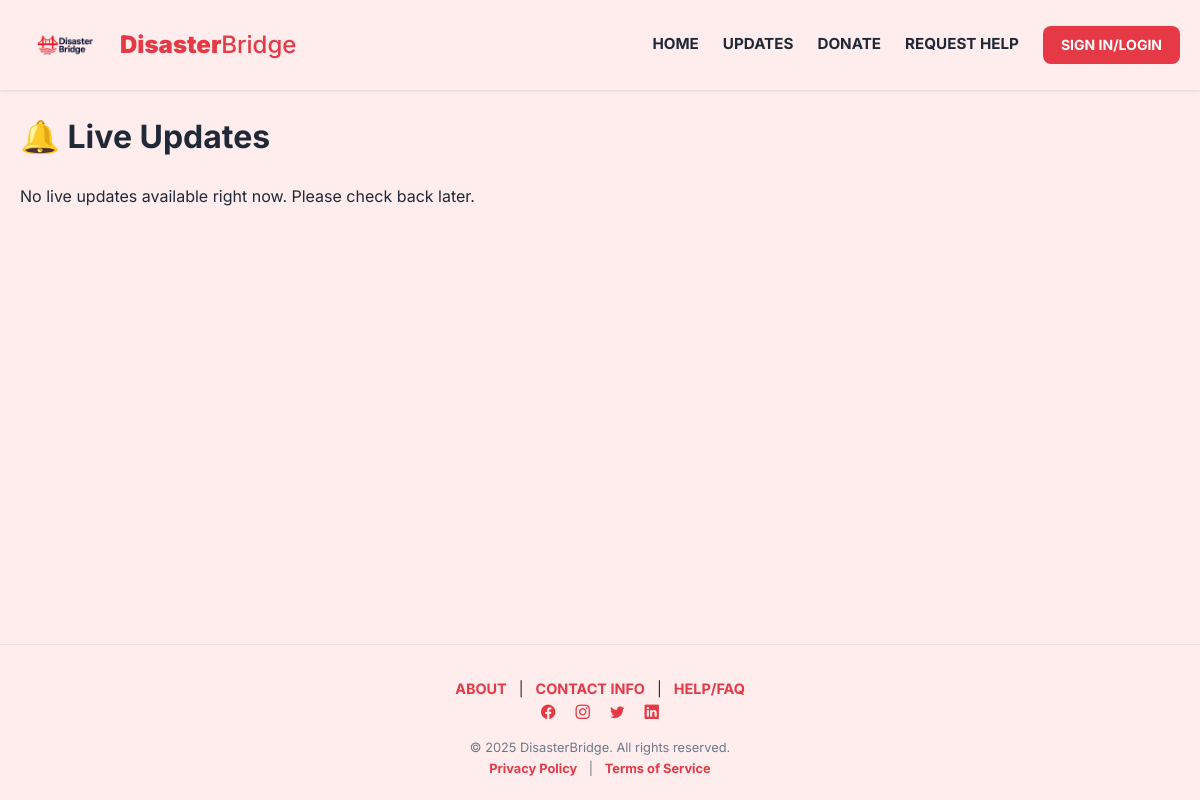
Page /updates/ on the earlier database version.
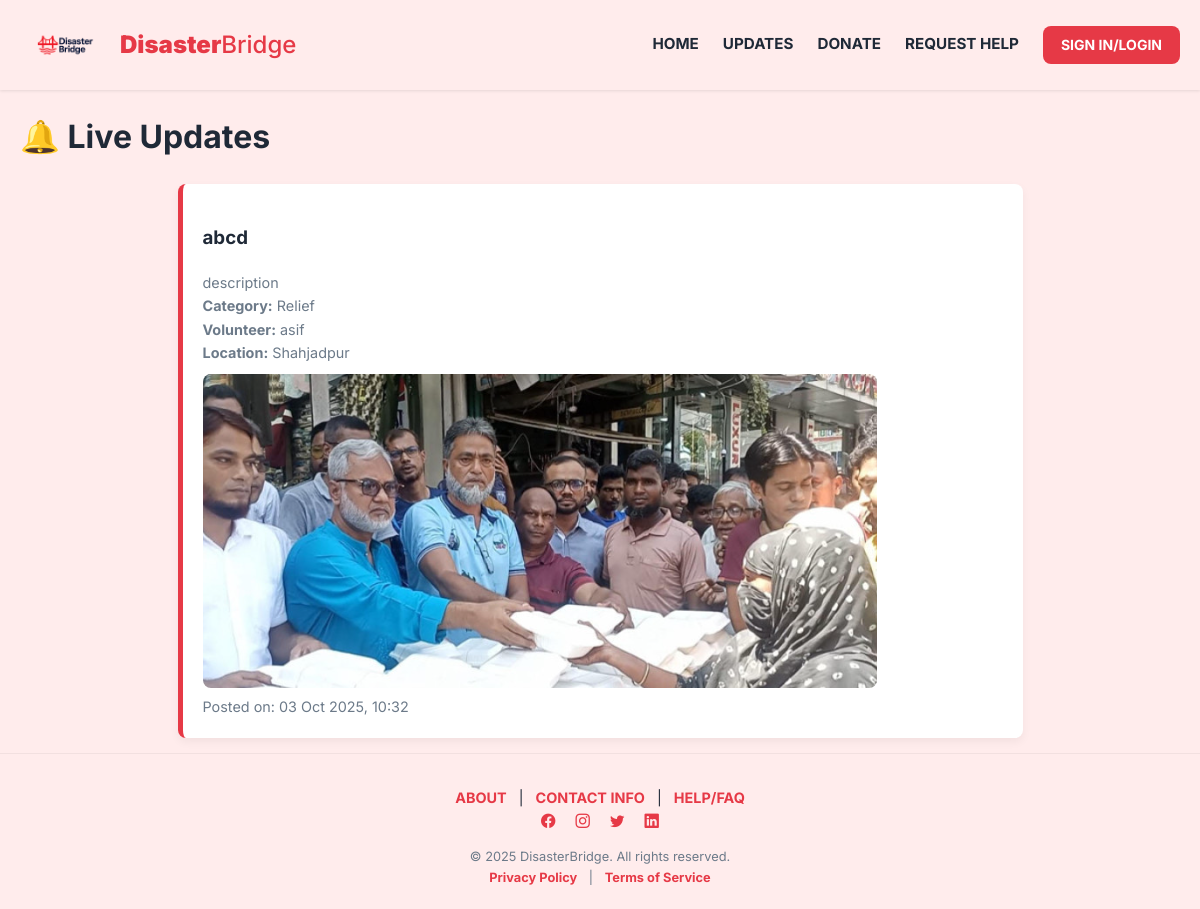
Same page on the later database version.
### core/models.py (models this page shows, shortened)
class LiveUpdate(models.Model):
    CATEGORY_CHOICES = [
        ("Relief", "Relief"),
        ("Medical", "Medical"),
        ("Shelter", "Shelter"),
        ("Other", "Other"),
    ]
    category = models.CharField(max_length=50, choices=CATEGORY_CHOICES)
    title = models.CharField(max_length=200)
    description = models.TextField()
    volunteer_name = models.CharField(max_length=100)
    location = models.CharField(max_length=100)
    image = models.ImageField(upload_to="updates/", blank=True, null=True)
    created_at = models.DateTimeField(auto_now_add=True)

### core/views.py (the view)
# urls.py: path("updates/", views.live_updates, name="live_updates"),
def live_updates(request):
    category = request.GET.get("category")
    location = request.GET.get("location")
    date = request.GET.get("date")
    updates = LiveUpdate.objects.all()
    if category and category != "All":
        updates = updates.filter(category=category)
    if location and location != "All":
        updates = updates.filter(location__icontains=location)
    if date:
        updates = updates.filter(created_at__date=date)
    return render(request, "core/live_updates.html", {"updates": updates})

### core/templates/core/live_updates.html (shortened to what this page needs)
{% extends 'core/base.html' %}
{% load static %}
{% block content %}
<div class="container-lg my-5">
    <h1 class="text-center mb-4">🔔 Live Updates</h1>
    {% if updates %}
        {% for update in updates %}
            <div class="update-card">
                <h3>{{ update.title }}</h3>
                <p>{{ update.description }}</p>
                <p><strong>Category:</strong> {{ update.category }}</p>
                <p><strong>Volunteer:</strong> {{ update.volunteer_name }}</p>
                <p><strong>Location:</strong> {{ update.location }}</p>
                {% if update.image %}
                    <img src="{{ update.image.url }}" alt="{{ update.title }}" style="max-width:100%; border-radius:8px; margin-top:10px;">
                {% endif %}
                <p class="update-meta">Posted on: {{ update.created_at|date:"d M Y, H:i" }}</p>
            </div>
        {% endfor %}
    {% else %}
        <div class="text-center mt-4">
            <p>No live updates available right now. Please check back later.</p>
        </div>
    {% endif %}
</div>
{% endblock %}

Differences in the rows shown:
added LiveUpdate: title "abcd", description "description", category "Relief", volunteer_name "asif", location "Shahjadpur", image (picture), created_at "03 Oct 2025, 10:32"
Other differences:
text no longer shown: "No live updates available right now. Please check back later."
